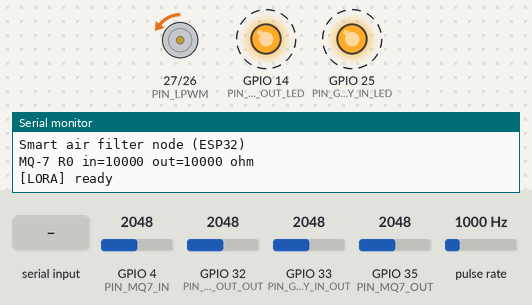
Recording of a sketch running on a simulated ESP32. On the bench: motor-driver pin pairs drawn as motors (green arrow = first pin HIGH = forward, orange = second pin HIGH = backward, longer = more drive), output pins drawn as LEDs (lit = HIGH), the last lines printed to the serial monitor. Wiring (inferred from the names in the program): pulse sensor: data GPIO 34. Dashed ring = blinking. The inputs (shaded band) are chosen by the test bench; at power-on: GPIO 4 (PIN_MQ7_IN) = 2048, GPIO 33 (PIN_GP2Y_IN_OUT) = 2048, GPIO 35 (PIN_MQ7_OUT) = 2048, GPIO 32 (PIN_GP2Y_OUT_OUT) = 2048, pulse rate 1000 Hz. The local clock reads 2024-03-15 10:24:30 at power-on unless the sketch sets it; EEPROM starts erased; no radio packets arrive unless stated.

Above: at 0.3 s.
At 1.4 s:
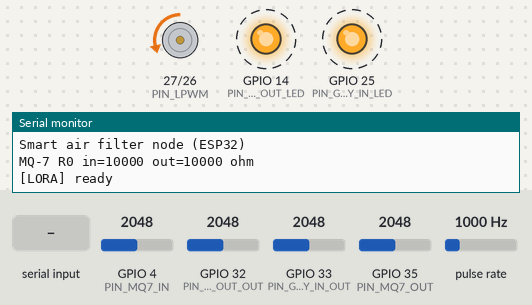
1.5 s: GPIO 4 (PIN_MQ7_IN) set to 3605
4.5 s: GPIO 4 (PIN_MQ7_IN) set to 3694
7.5 s: GPIO 33 (PIN_GP2Y_IN_OUT) set to 2866
10.5 s: "t\n" received over Serial
13.5 s: GPIO 35 (PIN_MQ7_OUT) set to 3972
16.5 s: "sim off\n" received over Serial
At 66.7 s:
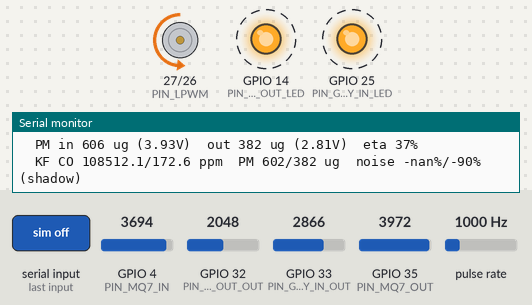
Timing chart, 0 to 67.0 s (numbered marks = the images above; inputs shaded):
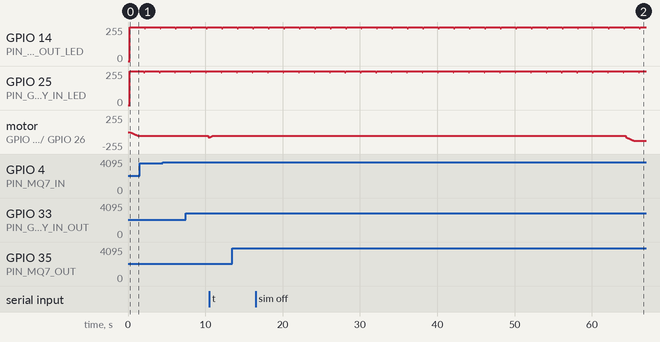

The sketch:

node_esp32.ino
```cpp
// Smart air filter column - node firmware (ESP32)
// Baseline reproduction of "Cot loc bui thong minh" (thesis, chapter 2).
//
// Flow: read 2x GP2Y1010 + 2x MQ-7 -> decide MEASURING / FILTERING -> drive fan
// through BTS7960 with a soft PWM ramp -> measure RPM with KY-003 (interrupt) ->
// check motor, filter and (at 00:00) sensors -> send SensorPacket over LoRa.
//
// Serial commands (115200 baud):
//   t                      run the sensor self test now
//   r                      calibrate MQ-7 R0 in clean air and store it in NVS
//   T2026-10-05 21:30:00   set the RTC
// Test helpers (bench testing only):
//   sim <co_in|co_out|pm_in|pm_out> <value>   override a reading
//   sim off                                   back to real sensor values
//   fan m | fan f | fan auto                  force MEASURING / FILTERING, or automatic
//   kf on | kf off | kf                       Kalman output drives control / raw drives control / stats
//   ?                                         help

#include <SPI.h>
#include <Wire.h>
#include <LoRa.h>
#include <RTClib.h>
#include <Preferences.h>
#include "config.h"
#include "SensorPacket.h"
#include "kalman.h"

// ---------------- Global state ----------------
struct Readings {
  float coIn, coOut;     // ppm
  float pmIn, pmOut;     // ug/m3
  float vCoIn, vCoOut;   // sensor output voltage (after undoing the divider)
  float vPmIn, vPmOut;
  float rsIn, rsOut;     // MQ-7 sensing resistance
};

static Readings rd = {};
static RTC_DS1307 rtc;
static bool rtcOk = false;
static Preferences prefs;
static float mq7R0In = MQ7_R0_IN_DEFAULT;
static float mq7R0Out = MQ7_R0_OUT_DEFAULT;

static MotorMode mode = MODE_MEASURING;
static uint32_t modeSince = 0;

// Fan
static float targetDuty = DUTY_MEASURING;
static float currentDuty = 0.0f;
static uint32_t dutyReachedAt = 0;   // millis() when currentDuty reached targetDuty
static uint32_t lastRampMs = 0;

// RPM (KY-003 on interrupt, thesis 2.6.3)
static volatile uint32_t hallPulses = 0;
static volatile uint32_t hallLastUs = 0;
static portMUX_TYPE hallMux = portMUX_INITIALIZER_UNLOCKED;
static uint32_t rpm = 0;
static uint32_t lastRpmMs = 0;

// Health flags (true = fault), see SensorPacket.h
static bool motorOk = true;
static int motorBad = 0, motorGood = 0;
static bool filterFlag = false;
static int filterBad = 0, filterGood = 0;
static bool mq7FaultIn = false, mq7FaultOut = false;
static bool gp2yFaultIn = false, gp2yFaultOut = false;
static float etaPm = NAN, etaCo = NAN;

// Self test
static uint32_t lastSelfTestDate = 0;  // yyyymmdd of the last scheduled run
static uint32_t stSamples = 0;
static Readings stSum = {};

// Timers
static uint32_t lastSensorMs = 0;
static uint32_t lastTxMs = 0;
static bool txNow = false;
static bool loraOk = false;

// Test helpers: NAN = use the real sensor
static float simCoIn = NAN, simCoOut = NAN, simPmIn = NAN, simPmOut = NAN;
static bool manualMode = false;

// AI feature F1: one Kalman filter per channel
static Kalman1D kfCoIn(KF_CO_Q, KF_CO_R, KF_GATE_SIGMA), kfCoOut(KF_CO_Q, KF_CO_R, KF_GATE_SIGMA);
static Kalman1D kfPmIn(KF_PM_Q, KF_PM_R, KF_GATE_SIGMA), kfPmOut(KF_PM_Q, KF_PM_R, KF_GATE_SIGMA);
static bool kfForControl = KF_USE_FOR_CONTROL;   // true = 'fan m/f' holds the mode, decideMode() is skipped

// ---------------- Helpers ----------------
static const char* modeName(uint8_t m) {
  switch (m) {
    case MODE_MEASURING: return "MEASURING";
    case MODE_FILTERING: return "FILTERING";
    case MODE_SELF_TEST: return "SELF_TEST";
  }
  return "?";
}

// Sort and average the middle part: drops spikes from motor noise (thesis 2.6.1).
static float trimmedMean(float* v, int n, int trim) {
  for (int i = 1; i < n; i++) {
    float x = v[i];
    int j = i - 1;
    while (j >= 0 && v[j] > x) { v[j + 1] = v[j]; j--; }
    v[j + 1] = x;
  }
  float sum = 0;
  for (int i = trim; i < n - trim; i++) sum += v[i];
  return sum / (n - 2 * trim);
}

// ---------------- GP2Y1010AU0F ----------------
// LED is active LOW. Pulse 0.32 ms every 10 ms, sample at 0.28 ms (datasheet).
static float readGp2yVolts(uint8_t ledPin, uint8_t outPin) {
  float s[GP2Y_SAMPLES];
  for (int i = 0; i < GP2Y_SAMPLES; i++) {
    uint32_t t0 = micros();
    digitalWrite(ledPin, LOW);
    delayMicroseconds(GP2Y_SAMPLE_DELAY_US);
    uint32_t mv = analogReadMilliVolts(outPin);
    while (micros() - t0 < GP2Y_PULSE_US) {}
    digitalWrite(ledPin, HIGH);
    s[i] = mv / 1000.0f * DIVIDER_GAIN;
    uint32_t used = micros() - t0;
    if (used < GP2Y_PERIOD_US) delayMicroseconds(GP2Y_PERIOD_US - used);
  }
  return trimmedMean(s, GP2Y_SAMPLES, 2);
}

static float gp2yToUgm3(float v, float vClean) {
  float d = (v - vClean) * GP2Y_UG_PER_VOLT;
  return d < 0 ? 0 : d;
}

// ---------------- MQ-7 ----------------
static float readMq7Volts(uint8_t pin) {
  float s[MQ7_SAMPLES];
  for (int i = 0; i < MQ7_SAMPLES; i++) {
    s[i] = analogReadMilliVolts(pin) / 1000.0f * DIVIDER_GAIN;
    delay(2);
  }
  return trimmedMean(s, MQ7_SAMPLES, 4);
}

static float mq7Rs(float vout) {
  if (vout < 0.01f) return INFINITY;
  return MQ7_RL_EFF_OHMS * (MQ7_VC - vout) / vout;
}

static float mq7Ppm(float rs, float r0) {
  if (!isfinite(rs) || r0 <= 0) return 0;
  return MQ7_CURVE_A * powf(rs / r0, MQ7_CURVE_B);
}

static void readSensors() {
  rd.vPmIn = readGp2yVolts(PIN_GP2Y_IN_LED, PIN_GP2Y_IN_OUT);
  rd.vPmOut = readGp2yVolts(PIN_GP2Y_OUT_LED, PIN_GP2Y_OUT_OUT);
  rd.pmIn = gp2yToUgm3(rd.vPmIn, GP2Y_IN_V_CLEAN);
  rd.pmOut = gp2yToUgm3(rd.vPmOut, GP2Y_OUT_V_CLEAN);

  rd.vCoIn = readMq7Volts(PIN_MQ7_IN);
  rd.vCoOut = readMq7Volts(PIN_MQ7_OUT);
  rd.rsIn = mq7Rs(rd.vCoIn);
  rd.rsOut = mq7Rs(rd.vCoOut);
  rd.coIn = mq7Ppm(rd.rsIn, mq7R0In);
  rd.coOut = mq7Ppm(rd.rsOut, mq7R0Out);

  // F1: filter every channel; control uses the filtered values only after 'kf on'
  kfCoIn.update(rd.coIn);
  kfCoOut.update(rd.coOut);
  kfPmIn.update(rd.pmIn);
  kfPmOut.update(rd.pmOut);
  if (kfForControl) {
    rd.coIn = kfCoIn.x;
    rd.coOut = kfCoOut.x;
    rd.pmIn = kfPmIn.x;
    rd.pmOut = kfPmOut.x;
  }

  if (!isnan(simCoIn))  rd.coIn = simCoIn;
  if (!isnan(simCoOut)) rd.coOut = simCoOut;
  if (!isnan(simPmIn))  rd.pmIn = simPmIn;
  if (!isnan(simPmOut)) rd.pmOut = simPmOut;
}

// ---------------- Fan (BTS7960) ----------------
static void IRAM_ATTR onHallPulse() {
  uint32_t now = micros();
  portENTER_CRITICAL_ISR(&hallMux);
  if (now - hallLastUs >= HALL_MIN_INTERVAL_US) {  // software debounce
    hallPulses = hallPulses + 1;
    hallLastUs = now;
  }
  portEXIT_CRITICAL_ISR(&hallMux);
}

static void setMode(MotorMode m) {
  if (m == mode) return;
  Serial.printf("[MODE] %s -> %s\n", modeName(mode), modeName(m));
  mode = m;
  modeSince = millis();
  targetDuty = (m == MODE_FILTERING) ? DUTY_FILTERING : DUTY_MEASURING;
  txNow = true;
}

// Move currentDuty toward targetDuty at DUTY_RAMP_PER_S (smooth speed change).
static void updateFanRamp() {
  uint32_t now = millis();
  float dt = (now - lastRampMs) / 1000.0f;
  if (dt < 0.02f) return;
  lastRampMs = now;
  if (currentDuty == targetDuty) return;

  float step = DUTY_RAMP_PER_S * dt;
  if (currentDuty < targetDuty) currentDuty = min(currentDuty + step, targetDuty);
  else currentDuty = max(currentDuty - step, targetDuty);
  if (currentDuty == targetDuty) dutyReachedAt = now;

  ledcWrite(PIN_RPWM, (uint32_t)(currentDuty * ((1 << PWM_RES_BITS) - 1)));
}

// RPM = 60 * N with N pulses per second, one magnet (thesis eq. 2).
static void updateRpm() {
  uint32_t now = millis();
  if (now - lastRpmMs < RPM_WINDOW_MS) return;
  uint32_t elapsed = now - lastRpmMs;
  lastRpmMs = now;

  portENTER_CRITICAL(&hallMux);
  uint32_t n = hallPulses;
  hallPulses = 0;
  portEXIT_CRITICAL(&hallMux);
  rpm = (uint32_t)(n * 60000UL / elapsed);

  // Motor check: compare with duty * 6000, skipping speed transitions (thesis 2.6.3e).
  if (currentDuty != targetDuty || now - dutyReachedAt < RPM_SETTLE_MS) return;
  float expected = currentDuty * RPM_PER_DUTY;
  bool bad = fabsf((float)rpm - expected) > expected * RPM_TOLERANCE;
  if (bad) { motorBad++; motorGood = 0; }
  else     { motorGood++; motorBad = 0; }
  if (motorOk && motorBad >= RPM_FAULT_COUNT) {
    motorOk = false;
    txNow = true;
    Serial.printf("[MOTOR] fault: %lu RPM, expected %.0f\n", (unsigned long)rpm, expected);
  } else if (!motorOk && motorGood >= RPM_FAULT_COUNT) {
    motorOk = true;
    txNow = true;
    Serial.println("[MOTOR] back to normal");
  }
}

// ---------------- Checks ----------------
static bool mq7Faulty(float v, float ppm) {
  return v < MQ7_V_MIN || v > MQ7_V_MAX || ppm > CO_VALID_MAX_PPM;
}

static bool gp2yFaulty(float v, float ug) {
  return v < GP2Y_V_MIN || v > GP2Y_V_MAX || ug > PM_VALID_MAX_UGM3;
}

// Filter efficiency (thesis eq. 7, 8, 11). Flag after a sustained low efficiency.
static void checkFilter() {
  bool pmValid = !gp2yFaultIn && !gp2yFaultOut && rd.pmIn >= FILTER_EVAL_MIN_PM;
  bool coValid = !mq7FaultIn && !mq7FaultOut && rd.coIn >= FILTER_EVAL_MIN_CO;
  etaPm = pmValid ? (rd.pmIn - rd.pmOut) / rd.pmIn * 100.0f : NAN;
  etaCo = coValid ? (rd.coIn - rd.coOut) / rd.coIn * 100.0f : NAN;
  if (!pmValid && !coValid) return;

  bool bad = (pmValid && etaPm < FILTER_MIN_EFFICIENCY) || (coValid && etaCo < FILTER_MIN_EFFICIENCY);
  if (bad) { filterBad++; filterGood = 0; }
  else     { filterGood++; filterBad = 0; }
  if (!filterFlag && filterBad >= FILTER_BAD_COUNT) {
    filterFlag = true;
    txNow = true;
    Serial.println("[FILTER] efficiency below 50 %, replace filter");
  } else if (filterFlag && filterGood >= FILTER_BAD_COUNT) {
    filterFlag = false;
    txNow = true;
    Serial.println("[FILTER] efficiency OK");
  }
}

static void startSelfTest() {
  Serial.println("[SELFTEST] start");
  setMode(MODE_SELF_TEST);
  stSamples = 0;
  stSum = {};
}

// Sensor check (thesis 2.6.5): fan at measuring power, settle, average, compare with valid range.
static void runSelfTest() {
  uint32_t t = millis() - modeSince;
  if (t < SELF_TEST_SETTLE_MS) return;

  stSum.vCoIn += rd.vCoIn;  stSum.vCoOut += rd.vCoOut;
  stSum.vPmIn += rd.vPmIn;  stSum.vPmOut += rd.vPmOut;
  stSum.coIn += rd.coIn;    stSum.coOut += rd.coOut;
  stSum.pmIn += rd.pmIn;    stSum.pmOut += rd.pmOut;
  stSamples++;
  if (t < SELF_TEST_SETTLE_MS + SELF_TEST_WINDOW_MS) return;

  float n = stSamples;
  mq7FaultIn   = mq7Faulty(stSum.vCoIn / n, stSum.coIn / n);
  mq7FaultOut  = mq7Faulty(stSum.vCoOut / n, stSum.coOut / n);
  gp2yFaultIn  = gp2yFaulty(stSum.vPmIn / n, stSum.pmIn / n);
  gp2yFaultOut = gp2yFaulty(stSum.vPmOut / n, stSum.pmOut / n);
  Serial.printf("[SELFTEST] done (%lu samples) MQ7 in:%s out:%s  GP2Y in:%s out:%s\n",
                (unsigned long)stSamples,
                mq7FaultIn ? "FAULT" : "ok", mq7FaultOut ? "FAULT" : "ok",
                gp2yFaultIn ? "FAULT" : "ok", gp2yFaultOut ? "FAULT" : "ok");
  setMode(MODE_MEASURING);
}

static void checkSchedule() {
  if (!rtcOk || mode == MODE_SELF_TEST) return;
  DateTime now = rtc.now();
  uint32_t date = now.year() * 10000UL + now.month() * 100UL + now.day();
  if (now.hour() == SELF_TEST_HOUR && now.minute() == 0 && date != lastSelfTestDate) {
    lastSelfTestDate = date;
    startSelfTest();
  }
}

// MEASURING <-> FILTERING on inlet CO / dust (thesis 2.6.2) with hysteresis and dwell times.
static void decideMode() {
  if (manualMode) return;
  uint32_t inMode = millis() - modeSince;
  bool polluted = rd.coIn > CO_THRESHOLD_PPM || rd.pmIn > PM_THRESHOLD_UGM3;
  bool clean = rd.coIn < CO_THRESHOLD_PPM * CLEAN_HYSTERESIS &&
               rd.pmIn < PM_THRESHOLD_UGM3 * CLEAN_HYSTERESIS;

  if (mode == MODE_MEASURING && inMode >= MEASURE_SETTLE_MS && polluted) setMode(MODE_FILTERING);
  else if (mode == MODE_FILTERING && inMode >= MIN_FILTER_MS && clean) setMode(MODE_MEASURING);
}

// ---------------- LoRa ----------------
static void sendPacket() {
  if (!loraOk) return;
  SensorPacket p = {};
  p.senderId = NODE_ID;
  p.receiverId = GATEWAY_ID;
  p.CO_ppm = rd.coIn;
  p.CO_ppm_2 = rd.coOut;
  p.dust = rd.pmIn;
  p.dust_2 = rd.pmOut;
  p.motor_flag = motorOk;
  p.motor_mode = mode;
  p.RPM = rpm;
  p.filter_flag = filterFlag;
  p.web_flag = false;
  p.mq7_flag = mq7FaultIn;
  p.mq7_flag_2 = mq7FaultOut;
  p.gp2y_flag = gp2yFaultIn;
  p.gp2y_flag_2 = gp2yFaultOut;

  // Binary struct, no string formatting (thesis 2.6.6d).
  LoRa.beginPacket();
  LoRa.write((const uint8_t*)&p, sizeof(p));
  bool ok = LoRa.endPacket();  // blocking: DIO0 is not wired
  Serial.printf("[LORA] tx %u bytes %s\n", (unsigned)sizeof(p), ok ? "ok" : "FAILED");
}

// ---------------- Serial commands ----------------
static void calibrateR0() {
  readSensors();
  if (!isfinite(rd.rsIn) || !isfinite(rd.rsOut)) {
    Serial.println("[CAL] invalid MQ-7 reading, check wiring");
    return;
  }
  mq7R0In = rd.rsIn / MQ7_CLEAN_AIR_RATIO;
  mq7R0Out = rd.rsOut / MQ7_CLEAN_AIR_RATIO;
  prefs.putFloat("r0in", mq7R0In);
  prefs.putFloat("r0out", mq7R0Out);
  Serial.printf("[CAL] R0 in=%.0f ohm out=%.0f ohm (saved)\n", mq7R0In, mq7R0Out);
}

static void handleSim(const String& line) {
  char name[16];
  float v;
  if (line == "sim off") {
    simCoIn = simCoOut = simPmIn = simPmOut = NAN;
    Serial.println("[TEST] simulation off");
    return;
  }
  if (sscanf(line.c_str(), "sim %15s %f", name, &v) != 2) {
    Serial.println("[TEST] usage: sim <co_in|co_out|pm_in|pm_out> <value> | sim off");
    return;
  }
  String n(name);
  if (n == "co_in") simCoIn = v;
  else if (n == "co_out") simCoOut = v;
  else if (n == "pm_in") simPmIn = v;
  else if (n == "pm_out") simPmOut = v;
  else { Serial.println("[TEST] unknown signal"); return; }
  Serial.printf("[TEST] %s forced to %.1f\n", name, v);
}

static void handleSerial() {
  if (!Serial.available()) return;
  String line = Serial.readStringUntil('\n');
  line.trim();
  if (line == "t") {
    startSelfTest();
  } else if (line == "r") {
    calibrateR0();
  } else if (line.startsWith("T")) {
    int y, mo, d, h, mi, s;
    if (sscanf(line.c_str() + 1, "%d-%d-%d %d:%d:%d", &y, &mo, &d, &h, &mi, &s) == 6 && rtcOk) {
      rtc.adjust(DateTime(y, mo, d, h, mi, s));
      Serial.println("[RTC] time set");
    } else {
      Serial.println("[RTC] usage: TYYYY-MM-DD HH:MM:SS (RTC must be present)");
    }
  } else if (line.startsWith("sim")) {
    handleSim(line);
  } else if (line == "fan m" || line == "fan f") {
    manualMode = true;
    setMode(line == "fan f" ? MODE_FILTERING : MODE_MEASURING);
    Serial.printf("[TEST] fan held in %s\n", modeName(mode));
  } else if (line == "fan auto") {
    manualMode = false;
    Serial.println("[TEST] fan back to automatic control");
  } else if (line == "kf on" || line == "kf off") {
    kfForControl = (line == "kf on");
    Serial.printf("[KF] control uses %s values\n", kfForControl ? "filtered" : "raw");
  } else if (line == "kf") {
    Serial.printf("[KF] control=%s  noise reduction (last %d samples): CO in %.0f%% out %.0f%%  PM in %.0f%% out %.0f%%\n",
                  kfForControl ? "filtered" : "raw", KF_STATS_N,
                  kfCoIn.noiseReduction(), kfCoOut.noiseReduction(),
                  kfPmIn.noiseReduction(), kfPmOut.noiseReduction());
  } else if (line == "?") {
    Serial.println("Commands: t | r | TYYYY-MM-DD HH:MM:SS | sim <co_in|co_out|pm_in|pm_out> <v> | "
                   "sim off | fan m | fan f | fan auto | kf on | kf off | kf");
  } else if (line.length()) {
    Serial.printf("[CMD] unknown '%s', type ? for help\n", line.c_str());
  }
}

static void printStatus() {
  char ts[20] = "no-rtc";
  if (rtcOk) {
    DateTime n = rtc.now();
    snprintf(ts, sizeof(ts), "%02d:%02d:%02d", n.hour(), n.minute(), n.second());
  }
  // Three short lines so the status fits a narrow Serial Monitor
  Serial.printf("[%s] %-9s duty=%.2f rpm=%lu motor=%s filter=%s\n",
                ts, modeName(mode), currentDuty, (unsigned long)rpm,
                motorOk ? "ok" : "FAULT", filterFlag ? "REPLACE" : "ok");
  Serial.printf("  CO in %.1f ppm (%.2fV)  out %.1f ppm (%.2fV)  eta %.0f%%\n",
                rd.coIn, rd.vCoIn, rd.coOut, rd.vCoOut, etaCo);
  Serial.printf("  PM in %.0f ug (%.2fV)  out %.0f ug (%.2fV)  eta %.0f%%\n",
                rd.pmIn, rd.vPmIn, rd.pmOut, rd.vPmOut, etaPm);
  Serial.printf("  KF CO %.1f/%.1f ppm  PM %.0f/%.0f ug  noise -%.0f%%/-%.0f%% (%s)\n",
                kfCoIn.x, kfCoOut.x, kfPmIn.x, kfPmOut.x,
                kfCoIn.noiseReduction(), kfPmIn.noiseReduction(), kfForControl ? "control" : "shadow");
}

// ---------------- Setup / loop ----------------
void setup() {
  Serial.begin(115200);
  delay(200);
  Serial.println("\nSmart air filter node (ESP32)");

  // Dust sensor LEDs off (active LOW)
  pinMode(PIN_GP2Y_IN_LED, OUTPUT);
  pinMode(PIN_GP2Y_OUT_LED, OUTPUT);
  digitalWrite(PIN_GP2Y_IN_LED, HIGH);
  digitalWrite(PIN_GP2Y_OUT_LED, HIGH);
  analogSetAttenuation(ADC_11db);

  // Fan: LPWM low = fixed direction, RPWM = speed
  pinMode(PIN_LPWM, OUTPUT);
  digitalWrite(PIN_LPWM, LOW);
  ledcAttach(PIN_RPWM, PWM_FREQ_HZ, PWM_RES_BITS);
  ledcWrite(PIN_RPWM, 0);

  pinMode(PIN_HALL, INPUT);  // GPIO34 has no internal pull-up; KY-003 module provides it
  attachInterrupt(digitalPinToInterrupt(PIN_HALL), onHallPulse, FALLING);

  prefs.begin("airfilter", false);
  mq7R0In = prefs.getFloat("r0in", MQ7_R0_IN_DEFAULT);
  mq7R0Out = prefs.getFloat("r0out", MQ7_R0_OUT_DEFAULT);
  Serial.printf("MQ-7 R0 in=%.0f out=%.0f ohm\n", mq7R0In, mq7R0Out);

  Wire.begin(PIN_I2C_SDA, PIN_I2C_SCL);
  rtcOk = rtc.begin(&Wire);
  if (!rtcOk) {
    Serial.println("[RTC] DS1307 not found, scheduled self test disabled");
  } else if (!rtc.isrunning()) {
    rtc.adjust(DateTime(F(__DATE__), F(__TIME__)));
    Serial.println("[RTC] was stopped, set to compile time");
  }

  SPI.begin(PIN_LORA_SCK, PIN_LORA_MISO, PIN_LORA_MOSI, PIN_LORA_NSS);
  LoRa.setPins(PIN_LORA_NSS, PIN_LORA_RST, PIN_LORA_DIO0);
  for (int i = 0; i < 3 && !loraOk; i++) {
    loraOk = LoRa.begin(LORA_FREQUENCY_HZ);
    if (!loraOk) {
      Serial.println("[LORA] init failed, retrying");
      delay(1000);
    }
  }
  if (!loraOk) {
    Serial.println("[LORA] not found, running without radio");
  } else {
    LoRa.setSpreadingFactor(LORA_SPREADING);
    LoRa.setSignalBandwidth(LORA_BANDWIDTH_HZ);
    LoRa.setCodingRate4(LORA_CODING_RATE);
    LoRa.setSyncWord(LORA_SYNC_WORD);
    LoRa.setTxPower(LORA_TX_POWER_DBM);
    LoRa.enableCrc();
    Serial.println("[LORA] ready");
  }

  modeSince = lastRampMs = lastRpmMs = millis();
  targetDuty = DUTY_MEASURING;
}

void loop() {
  uint32_t now = millis();
  handleSerial();
  updateFanRamp();
  updateRpm();

  if (now - lastSensorMs >= SENSOR_PERIOD_MS) {
    lastSensorMs = now;
    readSensors();
    checkSchedule();
    if (mode == MODE_SELF_TEST) runSelfTest();
    else {
      checkFilter();
      decideMode();
    }
    printStatus();
  }

  if (txNow || millis() - lastTxMs >= LORA_TX_PERIOD_MS) {
    txNow = false;
    lastTxMs = millis();
    sendPacket();
  }
}
```

Source omitted: SensorPacket.h (2588 bytes), kalman.h (2179 bytes), config.h (6730 bytes)

Measured:
- by itself, GPIO 14 (PIN_GP2Y_OUT_LED): alternates 255/255 for 1.9 s and 245/255 for 0.12 s
- by itself, GPIO 25 (PIN_GP2Y_IN_LED): alternates 255/255 for 1.9 s and 245/255 for 0.08 s
